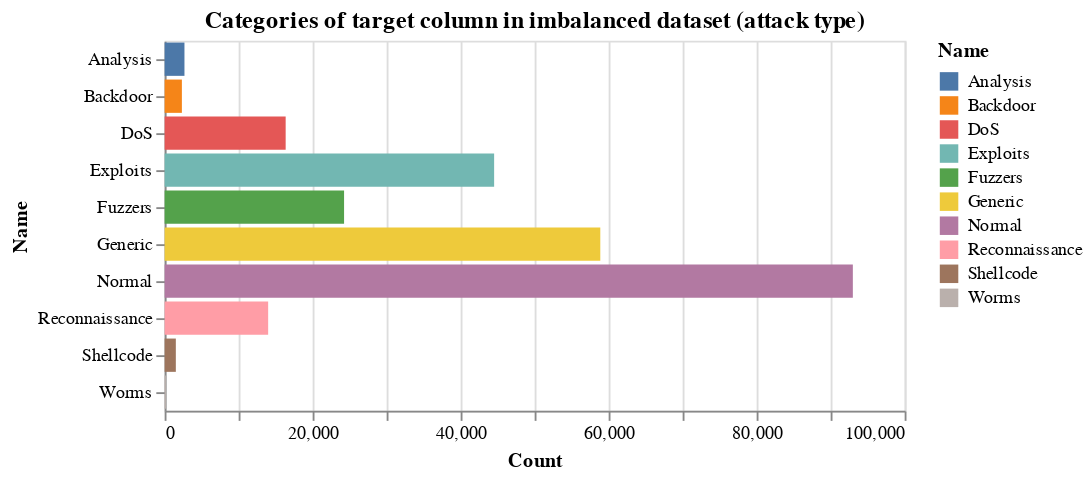

Write notebook code for a chart like this one.
### Code cell
# imbalanced data
# Visualise the target categories in the train_val dataset
combined=combined_df.copy()
_features,_target=feature_target_split(combined)
target_table=_target.value_counts().rename_axis('Name').reset_index(name='Count')
alt.Chart(target_table, title="Categories of target column in imbalanced dataset (attack type)").mark_bar().encode(
  x='Count',
  y='Name',
  color='Name'
)

### Figure 1 — Vega-Lite specification as saved in the notebook (floating-point values rounded to 4 significant figures)
{"config": {"view": {"continuousWidth": 400, "continuousHeight": 300}}, "data": {"name": "data-ef5ecfc6f8b52b7d64de57a1b2b1bf74"}, "mark": "bar", "encoding": {"color": {"type": "nominal", "field": "Name"}, "x": {"type": "quantitative", "field": "Count"}, "y": {"type": "nominal", "field": "Name"}}, "title": "Categories of target column in imbalanced dataset (attack type)", "$schema": "https://vega.github.io/schema/vega-lite/v4.8.1.json", "datasets": {"data-ef5ecfc6f8b52b7d64de57a1b2b1bf74": [{"Name": "Normal", "Count": 93000}, {"Name": "Generic", "Count": 58871}, {"Name": "Exploits", "Count": 44525}, {"Name": "Fuzzers", "Count": 24246}, {"Name": "DoS", "Count": 16353}, {"Name": "Reconnaissance", "Count": 13987}, {"Name": "Analysis", "Count": 2677}, {"Name": "Backdoor", "Count": 2329}, {"Name": "Shellcode", "Count": 1511}, {"Name": "Worms", "Count": 174}]}}
